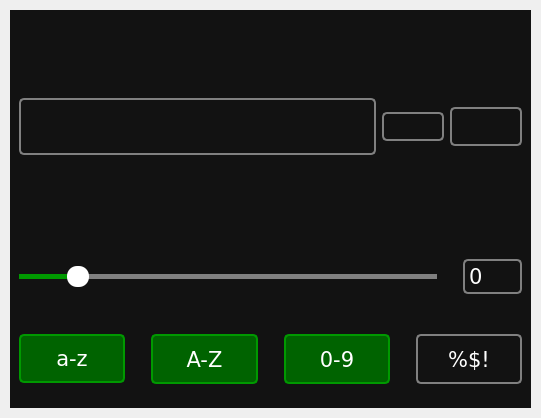
<?xml version="1.0" encoding="UTF-8"?>
<ui version="4.0">
 <class>MainWindow</class>
 <widget class="QMainWindow" name="MainWindow">
  <property name="geometry">
   <rect>
    <x>0</x>
    <y>0</y>
    <width>541</width>
    <height>418</height>
   </rect>
  </property>
  <property name="sizePolicy">
   <sizepolicy hsizetype="Maximum" vsizetype="Preferred">
    <horstretch>0</horstretch>
    <verstretch>0</verstretch>
   </sizepolicy>
  </property>
  <property name="windowTitle">
   <string>SupePassrGenerator</string>
  </property>
  <property name="windowIcon">
   <iconset theme="address-book-new">
    <normalon>:/icons/icons/outline_vpn_key_black_24dp.ico</normalon>
   </iconset>
  </property>
  <widget class="QWidget" name="centralwidget">
   <property name="styleSheet">
    <string notr="true">QWidget {
    background-color: #121212;
    color: white;
    font-family: Verdana;
    font-size: 16pt;
    margin: 10px;
}

QPushButton {
    border: 2px solid gray;
    border-radius: 5px;
}

QPushButton#btn_lower,
#btn_upper,
#btn_digits,
#btn_special {
    padding: 10px;
}

QPushButton:hover {
    border-color: #090;
}

QPushButton:pressed {
    border: 4px solid #090;
    border-radius: 5px;
}

QPushButton:checked {
    background-color: #006300;
    border-color: #090;
}</string>
   </property>
   <layout class="QVBoxLayout" name="verticalLayout">
    <item>
     <widget class="QPushButton" name="icon_lock">
      <property name="enabled">
       <bool>false</bool>
      </property>
      <property name="styleSheet">
       <string notr="true">border: none</string>
      </property>
      <property name="text">
       <string/>
      </property>
      <property name="icon">
       <iconset>
        <disabledon>:/icons/lock_white_24dp.svg</disabledon>
       </iconset>
      </property>
      <property name="iconSize">
       <size>
        <width>100</width>
        <height>100</height>
       </size>
      </property>
     </widget>
    </item>
    <item>
     <layout class="QHBoxLayout" name="layout_password">
      <item>
       <widget class="QFrame" name="frame_password">
        <property name="sizePolicy">
         <sizepolicy hsizetype="Preferred" vsizetype="Maximum">
          <horstretch>0</horstretch>
          <verstretch>0</verstretch>
         </sizepolicy>
        </property>
        <property name="styleSheet">
         <string notr="true">QFrame {
    border: 2px solid gray;
    border-radius: 5px;
    margin-right: 0;
}

QFrame:hover {
    border-color: #090;
}</string>
        </property>
        <property name="frameShape">
         <enum>QFrame::StyledPanel</enum>
        </property>
        <property name="frameShadow">
         <enum>QFrame::Raised</enum>
        </property>
        <layout class="QHBoxLayout" name="horizontalLayout_3">
         <item>
          <widget class="QLineEdit" name="line_password">
           <property name="styleSheet">
            <string notr="true">QLineEdit {
    border: none;
    margin: 0;
    font-size: 20pt;
}</string>
           </property>
          </widget>
         </item>
         <item>
          <widget class="QPushButton" name="btn_visability">
           <property name="cursor">
            <cursorShape>PointingHandCursor</cursorShape>
           </property>
           <property name="styleSheet">
            <string notr="true">QPushButton {
    border: none;
    margin: 0;
    background-color: transparent;
}</string>
           </property>
           <property name="text">
            <string/>
           </property>
           <property name="icon">
            <iconset resource="resources.qrc">
             <normaloff>:/icons/visibility_off_white_24dp.svg</normaloff>
             <normalon>:/icons/visibility_white_24dp.svg</normalon>:/icons/visibility_off_white_24dp.svg</iconset>
           </property>
           <property name="iconSize">
            <size>
             <width>30</width>
             <height>30</height>
            </size>
           </property>
           <property name="checkable">
            <bool>true</bool>
           </property>
           <property name="checked">
            <bool>true</bool>
           </property>
          </widget>
         </item>
        </layout>
       </widget>
      </item>
      <item>
       <widget class="QPushButton" name="btn_refresh">
        <property name="styleSheet">
         <string notr="true">QPushButton {
    margin-right: 0;
    margin-left: 0;
}</string>
        </property>
        <property name="text">
         <string/>
        </property>
        <property name="icon">
         <iconset>
          <normalon>:/icons/refresh_white_24dp.svg</normalon>
         </iconset>
        </property>
        <property name="iconSize">
         <size>
          <width>52</width>
          <height>52</height>
         </size>
        </property>
        <property name="shortcut">
         <string>Ctrl+R</string>
        </property>
       </widget>
      </item>
      <item>
       <widget class="QPushButton" name="btn_copy">
        <property name="styleSheet">
         <string notr="true">QPushButton {
    padding: 5px;
    margin-left: 0;
}</string>
        </property>
        <property name="text">
         <string/>
        </property>
        <property name="icon">
         <iconset>
          <normalon>:/icons/content_copy_white_24dp.svg</normalon>
         </iconset>
        </property>
        <property name="iconSize">
         <size>
          <width>42</width>
          <height>42</height>
         </size>
        </property>
        <property name="shortcut">
         <string>Ctrl+C</string>
        </property>
       </widget>
      </item>
     </layout>
    </item>
    <item>
     <layout class="QHBoxLayout" name="horizontalLayout_2">
      <item>
       <widget class="QLabel" name="label_entropy">
        <property name="sizePolicy">
         <sizepolicy hsizetype="Preferred" vsizetype="Maximum">
          <horstretch>0</horstretch>
          <verstretch>0</verstretch>
         </sizepolicy>
        </property>
        <property name="text">
         <string/>
        </property>
       </widget>
      </item>
      <item>
       <widget class="QLabel" name="label_strength">
        <property name="sizePolicy">
         <sizepolicy hsizetype="Preferred" vsizetype="Maximum">
          <horstretch>0</horstretch>
          <verstretch>0</verstretch>
         </sizepolicy>
        </property>
        <property name="text">
         <string/>
        </property>
       </widget>
      </item>
     </layout>
    </item>
    <item>
     <layout class="QHBoxLayout" name="layout_length">
      <item>
       <widget class="QSlider" name="slider_length">
        <property name="styleSheet">
         <string notr="true">QSlider::groove:horizontal {
    background-color: transparent;
    height: 5px;
}

QSlider::sub-page:horizontal {
    background-color: #090;
}

QSlider::add-page:horizontal {
    background-color: gray;
}

QSlider::handle:horizontal {
    background-color: white;
    width: 22px;
    border-radius: 10px;
    margin-top: -8px;
    margin-bottom: -8px;
}</string>
        </property>
        <property name="maximum">
         <number>100</number>
        </property>
        <property name="value">
         <number>12</number>
        </property>
        <property name="orientation">
         <enum>Qt::Horizontal</enum>
        </property>
       </widget>
      </item>
      <item>
       <widget class="QSpinBox" name="spinbox_length">
        <property name="styleSheet">
         <string notr="true">QSpinBox {
    border: 2px solid gray;
    border-radius: 5px;
    background: transparent;
    padding: 2px;
}

QSpinBox:hover {
    border-color: #009900;
}</string>
        </property>
        <property name="buttonSymbols">
         <enum>QAbstractSpinBox::UpDownArrows</enum>
        </property>
       </widget>
      </item>
     </layout>
    </item>
    <item>
     <layout class="QHBoxLayout" name="layout_characters">
      <item>
       <widget class="QPushButton" name="btn_lower">
        <property name="text">
         <string>a-z</string>
        </property>
        <property name="checkable">
         <bool>true</bool>
        </property>
        <property name="checked">
         <bool>true</bool>
        </property>
       </widget>
      </item>
      <item>
       <widget class="QPushButton" name="btn_upper">
        <property name="maximumSize">
         <size>
          <width>16777215</width>
          <height>70</height>
         </size>
        </property>
        <property name="text">
         <string>A-Z</string>
        </property>
        <property name="checkable">
         <bool>true</bool>
        </property>
        <property name="checked">
         <bool>true</bool>
        </property>
       </widget>
      </item>
      <item>
       <widget class="QPushButton" name="btn_digit">
        <property name="minimumSize">
         <size>
          <width>0</width>
          <height>70</height>
         </size>
        </property>
        <property name="text">
         <string>0-9</string>
        </property>
        <property name="checkable">
         <bool>true</bool>
        </property>
        <property name="checked">
         <bool>true</bool>
        </property>
       </widget>
      </item>
      <item>
       <widget class="QPushButton" name="btn_spec">
        <property name="minimumSize">
         <size>
          <width>0</width>
          <height>70</height>
         </size>
        </property>
        <property name="text">
         <string>%$!</string>
        </property>
        <property name="checkable">
         <bool>true</bool>
        </property>
       </widget>
      </item>
     </layout>
    </item>
   </layout>
  </widget>
 </widget>
 <resources>
  <include location="resources.qrc"/>
 </resources>
 <connections/>
</ui>
